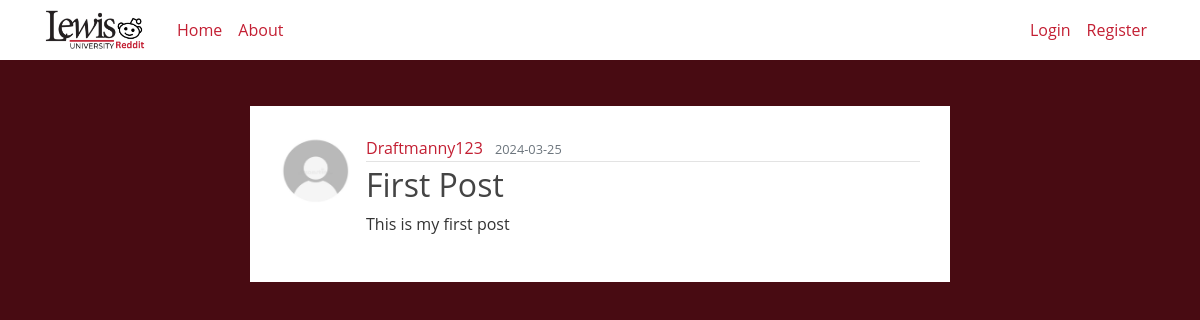
Page /post/7 on the committed database.
### flaskblog/models.py (models this page shows, shortened)
class User(db.Model, UserMixin):
    id = db.Column(db.Integer, primary_key=True)
    username = db.Column(db.String(20), unique=True, nullable=False)
    email = db.Column(db.String(120), unique=True, nullable=False)
    image_file = db.Column(db.String(20), nullable=False, default='default.jpg')
    password = db.Column(db.String(60), nullable=False)
    posts = db.relationship('Post', backref='author', lazy=True)
    comments = db.relationship('Comment', backref='author', lazy=True)

class Post(db.Model):
    id = db.Column(db.Integer, primary_key=True)
    title = db.Column(db.String(100), nullable=False)
    date_posted = db.Column(db.DateTime, nullable=False, default=datetime.utcnow)
    content = db.Column(db.Text, nullable=False)
    user_id = db.Column(db.Integer, db.ForeignKey('user.id',ondelete='CASCADE'), nullable=False)
    comments = db.relationship('Comment', backref='post', passive_deletes=True)

### flaskblog/routes.py (the view)
@app.route("/post/<int:post_id>")
def post(post_id):
    post = Post.query.get_or_404(post_id)
    return render_template('post.html', title=post.title, post=post)

### flaskblog/templates/post.html (shortened to what this page needs)
{% extends "layout.html" %}
{% block content %}
<article class="post-content-section media">
  <img class="rounded-circle article-img" src="{{ url_for('static', filename='profile_pics/' + post.author.image_file) }}">
  <div class="media-body">
    <div class="article-metadata">
      <a class="mr-2" href="#">{{ post.author.username }}</a>
      <small class="text-muted">{{ post.date_posted.strftime('%Y-%m-%d') }}</small>
    </div>
    <h2 class="article-title">{{ post.title }}</h2>
    <p class="article-content">{{ post.content }}</p>
  </div>
</article>
{% endblock content %}

### flaskblog/static/main.css (style rules this page uses)
body { background: #480B12; color: #333333; margin-top: 8rem; }
h1, h2, h3, h4, h5, h6 { color: #444444; }
.article-title { color: #444444; }
.article-content { white-space: pre-line; }
.article-img { height: 70px; width: 70px; margin-right: 16px; }
.article-metadata { padding-bottom: 1px; margin-bottom: 4px; border-bottom: 1px solid #e3e3e3 }
a { color: #C31F33; }
.post-content-section { padding: 30px; background: #ffffff; margin:auto; width: fit-content; min-width: 700px; max-width: 1000px; height: fit-content; font-family: 'Open Sans', sans-serif; }

### rows in the picture
User: image_file (placeholder picture), author.username "Draftmanny123"
Post: date_posted "2024-03-25", title "First Post", content "This is my first post"
